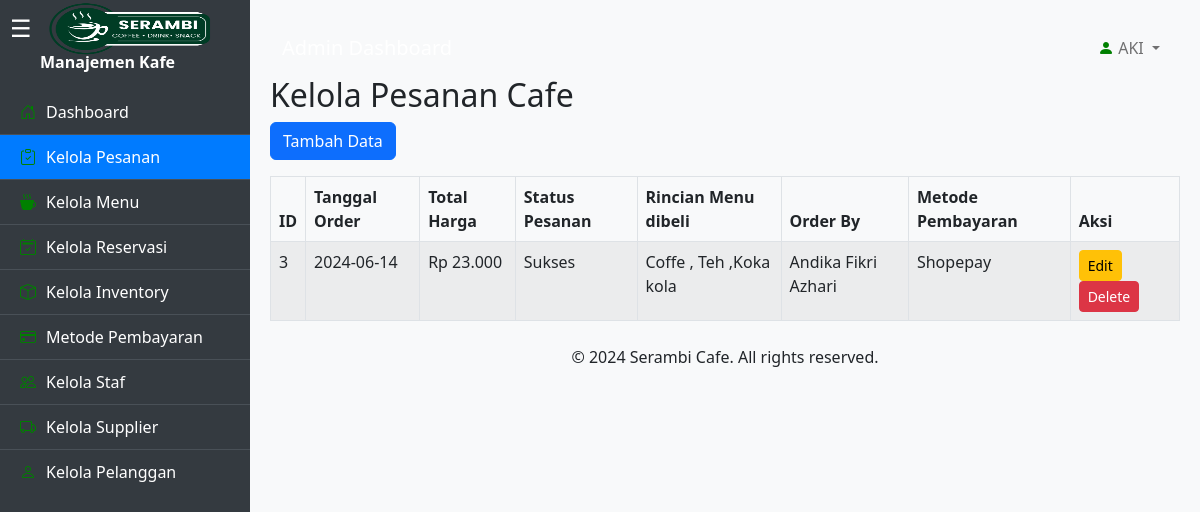
The app's page /manajemenkafe/kelolapesanan.php (signed in) with its own data.
### tables this page shows
CREATE TABLE `orders` (
  `order_id` int(11) NOT NULL,
  `tanggal_pesanan` date DEFAULT NULL,
  `total_harga` decimal(10,0) DEFAULT NULL,
  `status_pesanan` varchar(50) DEFAULT NULL,
  `menudibeli` varchar(1255) DEFAULT NULL,
  `customer_id` int(11) DEFAULT NULL,
  `id_metode` int(11) DEFAULT NULL
);

CREATE TABLE `customers` (
  `customer_id` int(11) NOT NULL,
  `nama_pelanggan` varchar(100) DEFAULT NULL,
  `alamat` varchar(255) DEFAULT NULL,
  `email` varchar(100) DEFAULT NULL,
  `nomor_telepon` varchar(20) DEFAULT NULL
);

CREATE TABLE `metodepembayaran` (
  `id_metode` int(11) NOT NULL,
  `nama_metode` varchar(100) DEFAULT NULL,
  `kategori_metode` varchar(100) DEFAULT NULL,
  `logo_metode` blob DEFAULT NULL
);

### manajemenkafe/kelolapesanan.php (the view, shortened to what this page needs)
<?php
include 'koneksi.php';
$query = "SELECT orders.*, customers.nama_pelanggan, metodepembayaran.nama_metode
FROM orders
JOIN customers ON orders.customer_id = customers.customer_id
JOIN metodepembayaran ON orders.id_metode = metodepembayaran.id_metode";
$result = mysqli_query($conn, $query);
?>
<!DOCTYPE html>
<html lang="en">
<head>
    <link href="https://cdn.jsdelivr.net/npm/bootstrap@5.2.3/dist/css/bootstrap.min.css" rel="stylesheet">
    <link rel="stylesheet" href="https://cdn.jsdelivr.net/npm/bootstrap-icons@1.11.3/font/bootstrap-icons.min.css">
</head>
<body>
    <div class="sidebar" id="sidebar" style="animation: slideIn 0.5s forwards;">
        <span class="hamburger" id="sidebarToggle">&#9776;</span>
        <img src="img/khazanah.png" style="width:200px;height:140px; position:absolute; margin-top:-95px; margin-left:30px;">
        <p style="color:white ;position:relative;font-weight:bold; margin-left:40px; ">Manajemen Kafe</p>
        <ul>
            <li>
                <a href="dashboard.php">
                    <i class="bi bi-house-door icon" style="color: green;"></i>Dashboard
                </a>
            </li>
            <li class="active">
                <a href="kelolapesanan.php">
                    <i class="bi bi-clipboard-check icon" style="color: green;"></i>Kelola Pesanan
                </a>
            </li>
            <li >
                <a href="kelolamenu.php">
                    <i class="bi bi-cup-hot-fill icon" style="color: green;"></i>Kelola Menu
                </a>
            </li>
            <li>
                <a href="kelolareservasi.php">
                    <i class="bi bi-calendar2-check icon" style="color: green;"></i>Kelola Reservasi
                </a>
            </li>
            <li>
                <a href="kelolainventory.php">
                    <i class="bi bi-box icon" style="color: green;"></i>Kelola Inventory
                </a>
            </li>
            <li>
                <a href="kelolametodepembayaran.php">
                    <i class="bi bi-credit-card icon" style="color: green;"></i>Metode Pembayaran
                </a>
            </li>
            <li>
                <a href="kelolastaf.php">
                    <i class="bi bi-people icon" style="color: green;"></i>Kelola Staf
                </a>
            </li>
            <li>
                <a href="kelolasuplier.php">
                    <i class="bi bi-truck icon" style="color: green;"></i>Kelola Supplier
                </a>
            </li>
            <li>
                <a href="kelolapelanggan.php">
                    <i class="bi bi-person icon" style="color: green;"></i>Kelola Pelanggan
                </a>
            </li>
        </ul>
    </div>
    <div class="content" id="content">
        <nav class="navbar navbar-expand-lg navbar-light bg-light">
            <div class="container-fluid">
                <a class="navbar-brand" href="#">Admin Dashboard</a>
                <div class="collapse navbar-collapse" id="navbarSupportedContent">
                    <ul class="navbar-nav ms-auto mb-2 mb-lg-0">
                        <li class="nav-item dropdown">
                            <a class="nav-link dropdown-toggle" href="#" id="navbarDropdown" role="button" data-bs-toggle="dropdown" aria-expanded="false">
                                <i class="bi bi-person-fill icon" style="color: green;"></i>
                                <?php echo $_SESSION['first_name']; ?>
                            </a>
                        </li>
                    </ul>
                </div>
            </div>
        </nav>
        <main>
            <h2>Kelola Pesanan Cafe</h2>
            <div class="mb-3">
                <a href="tambahpesanan.php" class="btn btn-primary">Tambah Data</a>
            </div>
            <table class="table table-bordered table-striped">
                <thead>
                    <tr>
                        <th>ID</th>
                        <th>Tanggal Order</th>
                        <th>Total Harga</th>
                        <th>Status Pesanan</th>
                        <th>Rincian Menu dibeli</th>
                        <th>Order By</th>
                        <th>Metode Pembayaran</th>
                        <th>Aksi</th>
                    </tr>
                </thead>
                <tbody>
                    <?php while ($row = mysqli_fetch_assoc($result)): ?>
                        <tr>
                            <td><?php echo htmlspecialchars($row['order_id']); ?></td>
                            <td><?php echo htmlspecialchars($row['tanggal_pesanan']); ?></td>
                            <td><?php echo 'Rp ' . number_format($row['total_harga'], 0, ',', '.'); ?></td>
                            <td><?php echo htmlspecialchars($row['status_pesanan']); ?></td>
                            <td><?php echo htmlspecialchars($row['menudibeli']); ?></td>
                            <td><?php echo htmlspecialchars($row['nama_pelanggan']); ?></td>
                            <td><?php echo htmlspecialchars($row['nama_metode']); ?></td>
                            <td>
                                <a href="editpesanan.php?id=<?php echo $row['order_id']; ?>" class="btn btn-warning btn-sm">Edit</a>
                                <a href="#" class="btn btn-danger btn-sm" data-bs-toggle="modal" onclick="showConfirmation(<?php echo $row['order_id']; ?>)">Delete</a>
                            </td>
                        </tr>
                    <?php endwhile; ?>
                </tbody>
            </table>
        </main>
        <footer class="text-center mt-4">
            <p>&copy; 2024 Serambi Cafe. All rights reserved.</p>
        </footer>
    </div>
</body>
</html>

### manajemenkafe/kelolapesanan.php (style rules this page uses)
body { background-color: #f8f9fa; color: #212529; }
.sidebar { position: fixed; top: 0; left: 0; height: 100%; width: 250px; background-color: #343a40; color: white; padding-top: 50px; transition: all 0.3s ease; z-index: 1; overflow-x: hidden; }
.sidebar ul { list-style-type: none; padding-left: 0; }
.sidebar li { padding: 10px 20px; cursor: pointer; transition: background-color 0.3s; border-bottom: 1px solid #495057; }
.sidebar li:last-child { border-bottom: none; }
.sidebar li.active { background-color: #007bff; }
.sidebar li a { color: white; text-decoration: none; display: flex; align-items: center; }
.sidebar .icon { margin-right: 10px; }
.content { margin-left: 250px; padding: 20px; transition: margin-left 0.3s ease; }
.navbar-brand { color: white; }
.hamburger { font-size: 24px; cursor: pointer; color: white; margin-left: auto; position: absolute; left: 10px; top: 10px; z-index: 2; }

### records on screen
orders: order_id "3", tanggal_pesanan "2024-06-14", total_harga "23.000", status_pesanan "Sukses", menudibeli "Coffe , Teh ,Koka kola", customer.nama_pelanggan "Andika Fikri Azhari", id_metode.nama_metode "Shopepay"

### other values on screen
$_SESSION['first_name'] "AKI"
